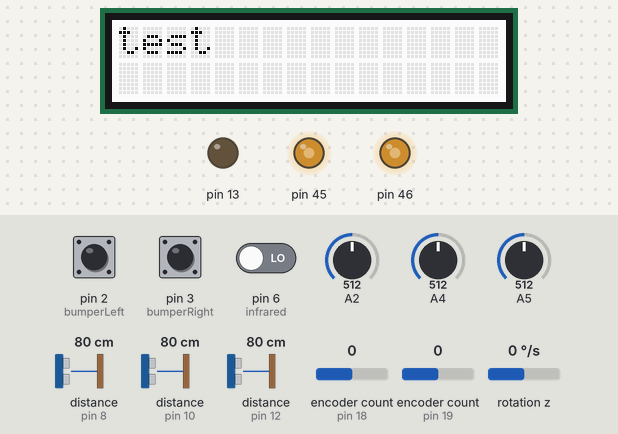
Bench run of a sketch on a simulated Arduino Mega 2560, built with avr-gcc and run on an emulated ATmega2560. Parts: 16×2 character LCD, output pins drawn as LEDs (lit = HIGH). Inputs (shaded band) come from the test bench; at power-on: A2 = 512, distance to the obstacle (sensors on pin 10, pin 8, pin 12) 80 cm, pin 2 (bumperLeft) HIGH, pin 3 (bumperRight) HIGH, pin 6 (infrared) LOW, A4 = 512, A5 = 512, encoder count (sensors on pin 18, pin 19) 0, rotation z 0 °/s.

Above: at 0.1 s.
2.3 s: A2 set to 783
3.8 s: A2 set to 812
At 3.91 s:
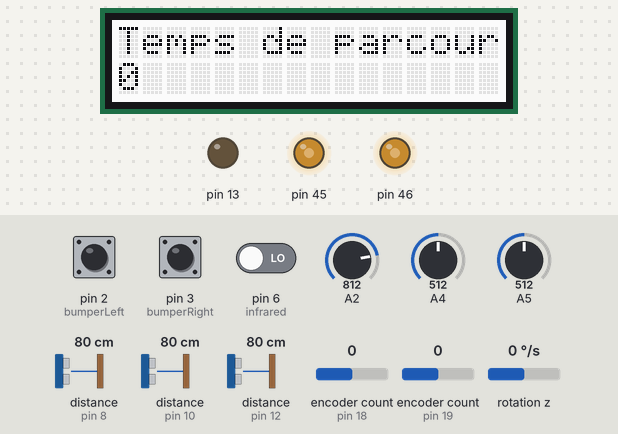
5.7 s: distance to the obstacle (sensor on pin 10) set to 2 cm
8.7 s: A2 set to 790
At 9.08 s:
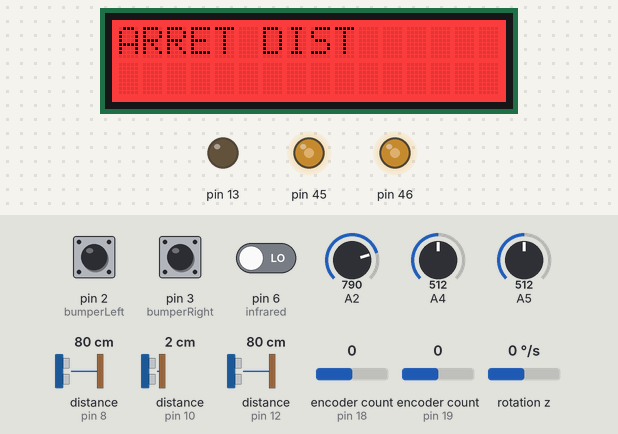
At 10.15 s:
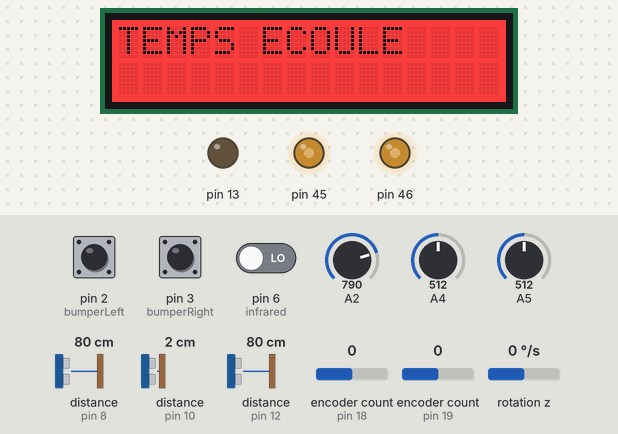
11.5 s: distance to the obstacle (sensor on pin 8) set to 250 cm
14.5 s: distance to the obstacle (sensor on pin 12) set to 299 cm
Timing chart, 0 to 17.5 s (numbered marks = the images above; inputs shaded):
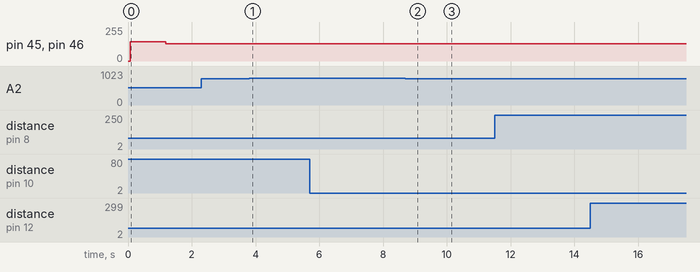

Measured:
- the behaviour switches between 799 and 800 on A2 (found by bisection; images 0 and 1)
- after the input at 2.3 s, every drawn part: stays the same
- after the input at 3.8 s, the display: changes at once (image 1)
- after the input at 8.7 s, the display: first differs from a run without the input after 0.14 s (image 2 shows a later state)
- what the display in image 0 shows lasts 1.1 s, from 0.1 s to 1.2 s

The sketch:

TestNouveauDriver.ino
```cpp
#include "Moteur.h"
#include "Error.h"
#include <Encoder.h>

moteur moteur;

static Encoder codeur_L(18, 29);
static Encoder codeur_R(19, 27);

int nb_mur;

ISR(TIMER5_OVF_vect) {

}

void setup() {
  lcd.begin(16, 2);
  lcd.setCursor(0, 0);
  lcd.print("test");
  moteur.init();
  moteur.MoteurGD(450, 450);
  delay(1000);
  pinMode(2,INPUT_PULLUP);
  pinMode(3,INPUT_PULLUP);
}

void loop() {
  while (Arret(moteur.CO_L,moteur.CO_R) == 0){
    moteur.MoteurGD(430, 430);
    moteur.POLICE();
    detect_mur();
  }
  while(1){
    delay(100);
    affichage(Arret(moteur.CO_L,moteur.CO_R),0,0,nb_mur,codeur_L.read(),codeur_R.read());
    moteur.Stop();
  }
}

void detect_mur(){
  if (UltraF.MeasureInCentimeters() <= 20 || UltraD.MeasureInCentimeters() <= 20 || UltraG.MeasureInCentimeters() <= 20) nb_mur++;
}
```

Error.cpp
```cpp
#include "Error.h"

int Arret(bool OMG, bool OMD) {

  //Arret Electrique
  int CurrentR = 0;
  for (int i = 0; i < 9; i++) CurrentR += analogRead(A4);
  CurrentR = CurrentR / 10;
  if (map(CurrentR, 0, 1023, MIN_CURRENT, MAX_CURRENT) >= MAX_CURRENT_MOTOR) code_Arret = 2;

  int CurrentL = 0;
  for (int i = 0; i < 9; i++) CurrentL += analogRead(A5);
  CurrentL = CurrentL / 10;
  if (map(CurrentL, 0, 1023, MIN_CURRENT, MAX_CURRENT) >= MAX_CURRENT_MOTOR) code_Arret = 2;

  //Arret Mécanique
  if (abs(IMU.readFloatGyroZ()) > 200) code_Arret = 3;

  //Arret Roue(s) Bloquée(s)
  long positionLeft, positionRight = 0;
  long newLeft = knobLeft.read();
  long newRight = knobRight.read();
  if (((newLeft == positionLeft) && OMG) || ((newRight == positionRight) && OMG)) return 4;
  positionLeft = newLeft;
  positionRight = newRight;

  //Arret Distance<5cm
  if (UltraF.MeasureInCentimeters() <= 5 || UltraD.MeasureInCentimeters() <= 5 || UltraG.MeasureInCentimeters() <= 5) code_Arret = 5;

  //Temps écoulé
  long currentTime = millis();
  if ((millis() > 10*1000)) code_Arret = 6;

  //Bumper taper
  bool leftPressed = digitalRead(bumperLeft) == LOW;    // Bumper gauche à l'état bas
  bool rightPressed = digitalRead(bumperRight) == LOW;  // Bumper droit à l'état bas
  if (leftPressed || rightPressed) code_Arret = 7;

  //Fin de course
  if (digitalRead(infrared)) code_Arret = 8;

  //Envoie du code d'arret
  return code_Arret;
}
```

Error.h
```cpp
#ifndef ERROR_H
#define ERROR_H

#include <Arduino.h>
#include "SparkFunLSM6DS3.h"
#include "Ultrasonic.h"
#include <Encoder.h>
//#include "moteur.h"

//Valeur de courant
#define MIN_CURRENT -4.955
#define MAX_CURRENT 5.621
#define MAX_CURRENT_MOTOR 1.6
//Bumper
#define bumperLeft 2
#define bumperRight 3
//Capteur Infrarouge
#define infrared 6
//Accelerometre
static LSM6DS3 IMU(I2C_MODE, 0x6A);
//Ultrason
static Ultrasonic UltraD(8);
static Ultrasonic UltraG(10);
static Ultrasonic UltraF(12);
//Encoder
static Encoder knobLeft(18, 29);
static Encoder knobRight(19, 27);
//Pas d'arret
static int code_Arret = 0;

int Arret(bool, bool);

#endif
```

Moteur.cpp
```cpp
#include "Moteur.h"

moteur::moteur() {
}

void moteur::init() {
  pinMode(43, OUTPUT);
  digitalWrite(43, 0);
  // MoteurG :OC5A=PIN46-PL3, MoteurD : OC5B=PIN45-PL4
  DDRL = 0x18;  // PL3 et PL4
  DDRB = 0x80;  // PB7 LedToggle
  // COM5B_1:0 = 10   -> clear sur egalite++, set sur egalite--
  // WGM5_3:1 = 1000  -> mode 8 => ICR5 defini le TOP
  TCCR5A = (1 << COM5A1) + (1 << COM5B1);
  TCCR5B = (1 << ICNC5) + (1 << WGM53) + (1 << CS50);  // CS_12:10  = 001  -> prediv par 1
  ICR5 = THASH;                                        // 1999 correspond a f = 4khz
  StopGD;
  // Interrution de débordement du timer
  TIMSK5 = 1 << TOIE5;
  digitalWrite(43, 1);
  sei();
}

void moteur::MoteurGD(int SL, int SR) {
  if (!moteur::ARRET) {
    WriteLR(SL, SR);
    moteur::SL = SL;
    moteur::SR = SR;
    moteur::CO_L = true;
    moteur::CO_R = true;
  } else moteur::Stop();
}

void moteur::MoteurG(int SL) {
  if (!moteur::ARRET) {
    WriteL(SL);
    moteur::SL = SL;
    moteur::CO_L = true;
  } else moteur::Stop();
}

void moteur::MoteurD(int SR) {
  if (!moteur::ARRET) {
    WriteR(SR);
    moteur::SR = SR;
    moteur::CO_R = true;
  } else moteur::Stop();
}

void moteur::Stop() {
  StopGD;
  moteur::CO_L = false;
  moteur::CO_R = false;
}

void moteur::POLICE() {
  if (moteur::prevmillis + 50 < millis()) {
    moteur::couleur = !moteur::couleur;
    moteur::prevmillis = millis();
  }
  if (couleur) lcd.setRGB(255, 0, 0);
  else lcd.setRGB(0, 0, 255);
}
```

Moteur.h
```cpp
#ifndef MOTEUR_H
#define MOTEUR_H

#include <Arduino.h>
#include "affichage.h"

#define THASH 800
#define STOP_VALUE 400
#define VMAX Thash
// Macros
#define LedToggle digitalWrite(13, !digitalRead(13))
#define WriteL(Vg) OCR5A = Vg  // Vg in [0... 1999]
#define WriteR(Vd) OCR5B = Vd  // VD in [0... 1999]
#define WriteLR(Vg, Vd) WriteL(Vg); WriteR(Vd);
#define StopGD WriteLR(STOP_VALUE, STOP_VALUE);

//static rgb_lcd lcd;

class moteur {
public:
  moteur();

  void init(void);
  void MoteurGD(int SL, int SR);
  void MoteurG(int SL);
  void MoteurD(int SR);
  void Stop(void);
  void POLICE(void);

  bool CO_L;
  bool CO_R;
  bool ARRET;
  int SR;
  int SL;
  long prevmillis;
  bool couleur;
private:
};
#endif
```

affichage.cpp
```cpp
#include "affichage.h"

void affichage(int arret, int temps_parcours, float energie, int nb_mur, long codeur_R, long codeur_L) {
  lcd.setColorWhite();
  if (analogRead(A2) >= SEUIL_HAUT && millis() - prevmillis_Joystick >= TEMPO_JOYSTICK && !(analogRead(A2) >= 750)) {
    prevmillis_Arret = millis();
    menu++;
    prevmillis_Joystick = millis();
  } else if (analogRead(A2) <= SEUIL_BAS && millis() - prevmillis_Joystick >= TEMPO_JOYSTICK && !(analogRead(A2) >= 750)) {
    prevmillis_Arret = millis();
    menu--;
    prevmillis_Joystick = millis();
  }

  if (analogRead(A2) >= 800 || affiche) {
    switch (menu) {
      case 0:
        lcd.setCursor(0, 0);
        lcd.print("Temps de parcour");
        lcd.setCursor(0, 1);
        lcd.print(temps_parcours);
        break;
      case 1:
        lcd.setCursor(0, 0);
        lcd.print("Energie Consomme");
        lcd.setCursor(0, 1);
        lcd.print(energie);
        break;
      case 2:
        lcd.setCursor(0, 0);
        lcd.print("Detection mur");
        lcd.setCursor(0, 1);
        lcd.print(nb_mur);
        break;
      case 3:
        lcd.setCursor(0, 0);
        lcd.print("Tour Roue");
        lcd.setCursor(0, 1);
        lcd.print(codeur_L);
        lcd.print(" ");
        lcd.print(codeur_R);
        break;
      default:
        menu = 0;
        break;
    }
    if (!affiche) {
      affiche = 1;
    }
    if (millis() - prevmillis_Arret >= TEMPO_AFFICHAGE_ARRET) {
      affiche = 0;
    }
  } else {
    lcd.setRGB(255, 0, 0);
    switch (arret) {
      case 1:
        lcd.setCursor(0, 0);
        lcd.print("Robot leve");
        break;
      case 2:
        lcd.setCursor(0, 0);
        lcd.print("Arret ELEC");
        break;
      case 3:
        lcd.setCursor(0, 0);
        lcd.print("ARRET MEC");
        break;
      case 4:
        lcd.setCursor(0, 0);
        lcd.print("ARRET RB");
        break;
      case 5:
        lcd.setCursor(0, 0);
        lcd.print("ARRET DIST");
        break;
      case 6:
        lcd.setCursor(0, 0);
        lcd.print("TEMPS ECOULE");
        break;
      case 7:
        lcd.setCursor(0, 0);
        lcd.print("ARRET BUMPER");
        break;
      case 8:
        lcd.setCursor(0, 0);
        lcd.print("FIN DE COURSE");
        break;
      default:
        arret = 0;
        break;
    }
    prevmillis_Arret = millis();
  }
  if (millis() - prevmillis_Clear >= TEMPO_CLEAR) {
    lcd.clear();
    prevmillis_Clear = millis();
  }
}
```

affichage.h
```cpp
#ifndef AFFICHAGE_H
#define AFFICHAGE_H

#include <Arduino.h>
#include <rgb_lcd.h>

#define SEUIL_HAUT 600
#define SEUIL_BAS 400

#define TEMPO_JOYSTICK 1000
#define TEMPO_CLEAR 250
#define TEMPO_AFFICHAGE_ARRET 5000

static rgb_lcd lcd;

static int menu = 0;
static bool affiche;
static long prevmillis_Joystick;
static long prevmillis_Clear;
static long prevmillis_Arret;

void affichage(int, int, float, int, long, long);

#endif
```
